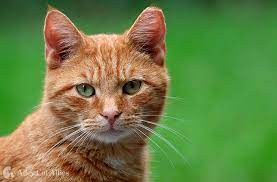
#> input picture opening_closing/cat.jpeg, 277 x 182 px
$ python opening_closing.py
#> lines starting #> are read from the running program, lines starting #| are printed output that depends on the picture; after the words box and inside, x2 and y2 are one past the last pixel; in counts of white or black regions, pixels touching at a corner belong together
import cv2
import numpy as np
import matplotlib.pyplot as plt

def opening_closing_demo(image_path, operation_type, kernel_size):
#> called with image_path = 'cat.jpeg', operation_type = 'Closing', kernel_size = 3
    original_image = cv2.imread(image_path, cv2.IMREAD_GRAYSCALE)
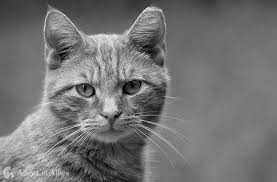
#> original_image: shape (182, 277); min 0, max 248, mean 115.5

    # Binarize et (thresholding)
    _, binary_image = cv2.threshold(original_image, 128, 255, cv2.THRESH_BINARY)
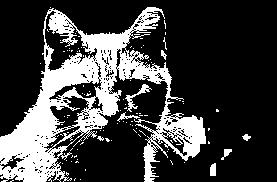
#> binary_image: shape (182, 277); 25% white; 105 white regions (97 under 20 px), largest, box (x1, y1, x2, y2) and area: (0, 7, 206, 182) 11920, (125, 84, 152, 112) 162, (210, 163, 216, 176) 70

    # Morfolojik işlemler için kernel oluştur
    kernel = np.ones((kernel_size, kernel_size), np.uint8)

    # Açma  veya Kapatma  işlemleri
    if operation_type == 'Opening':
        result_image = cv2.morphologyEx(binary_image, cv2.MORPH_OPEN, kernel)
    elif operation_type == 'Closing':
        result_image = cv2.morphologyEx(binary_image, cv2.MORPH_CLOSE, kernel)
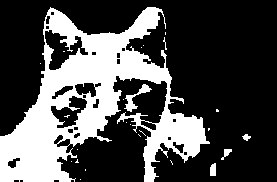
#> result_image: shape (182, 277); 29.9% white; 25 white regions (20 under 20 px), largest, box (x1, y1, x2, y2) and area: (0, 7, 210, 182) 14603, (124, 84, 152, 112) 210, (210, 163, 216, 176) 70, (221, 149, 232, 160) 54, (242, 134, 251, 141) 37
    else:
        raise ValueError("Geçersiz işlem.")

    # Görselleştirme
    plt.figure(figsize=(10, 5))

    plt.subplot(1, 3, 1)
    plt.imshow(original_image, cmap='gray')
    plt.title('Orijinal Görüntü')

    plt.subplot(1, 3, 2)
    plt.imshow(binary_image, cmap='gray')
    plt.title('Binarize Edilmiş Görüntü')

    plt.subplot(1, 3, 3)
    plt.imshow(result_image, cmap='gray')
    plt.title(f'{operation_type} İşlemi')

    plt.show()
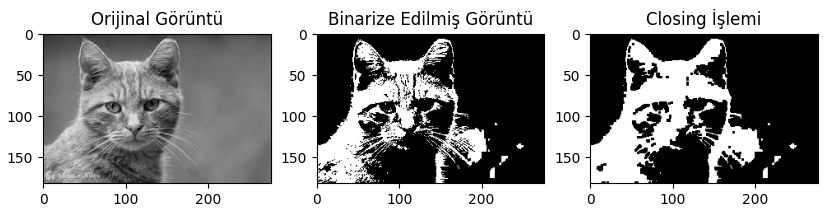
#> figure drawn by matplotlib, 3 panels

image_path = "cat.jpeg"
opening_closing_demo(image_path, operation_type='Closing', kernel_size=3)
